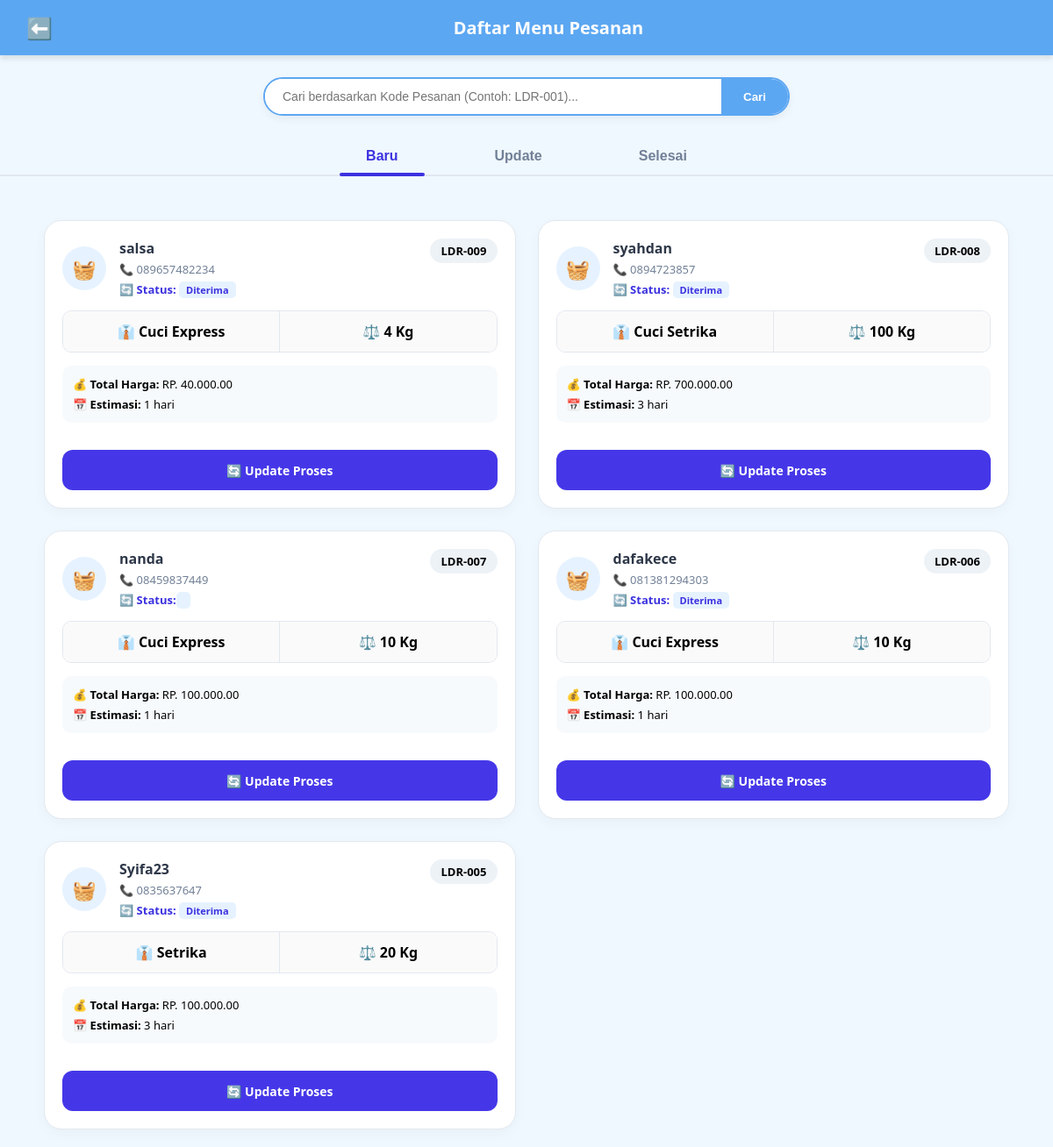
Screenshot of /index.php?page=pesanan (signed in) with the database file from the repository.
### tables this page shows
CREATE TABLE `pesanan` (
  `id` int(11) NOT NULL,
  `kode_pesanan` varchar(20) NOT NULL,
  `nama_pelanggan` varchar(100) NOT NULL,
  `no_hp` varchar(20) NOT NULL,
  `layanan` varchar(50) NOT NULL,
  `berat` float NOT NULL,
  `total_harga` int(11) NOT NULL,
  `estimasi_selesai` varchar(30) NOT NULL,
  `status_pembayaran` varchar(20) DEFAULT 'Belum Bayar',
  `status_laundry` enum('Diterima','Dicuci','Dikeringkan','Disetrika','Packing','Bisa Diambil') DEFAULT 'Diterima',
  `tanggal_masuk` timestamp NOT NULL DEFAULT current_timestamp(),
  `dibayar_pada` datetime DEFAULT NULL
);

### app/controllers/pesanancontroller.php (called while the page is built, shortened)
<?php
require_once __DIR__ . '/../models/PesananModel.php';
class PesananController {
    private $pesananModel;
    public function __construct($db_koneksi) {
        $this->pesananModel = new PesananModel($db_koneksi);
    }
    public function index() {
        $search = isset($_GET['search']) ? trim($_GET['search']) : '';
        $all_pesanan = $this->pesananModel->ambilSemua($search);
        include '../app/views/pesanan.php';
    }
}

### app/models/PesananModel.php (called while the page is built, shortened)
<?php
class PesananModel
{
    private $db;
    public function __construct($db_koneksi)
    {
        $this->db = $db_koneksi;
    }
    public function ambilSemua($search = '')
    {
        if (!empty($search)) {
            $query = "SELECT * FROM pesanan WHERE kode_pesanan LIKE :search ORDER BY id DESC";
            $stmt = $this->db->prepare($query);
            $stmt->execute(['search' => "%" . $search . "%"]);
        } else {
            $query = "SELECT * FROM pesanan ORDER BY id DESC";
            $stmt = $this->db->query($query);
        }
        return $stmt->fetchAll(PDO::FETCH_ASSOC);
    }
}

### app/views/pesanan.php (the view, shortened to what this page needs)
<!DOCTYPE html>
<html lang="id">
<head>
    <link rel="stylesheet" href="../public/css/pesanan.css">
</head>
<body>
    <div class="pesanan-header">
        <a href="index.php?page=home">⬅️</a>
        <h2>Daftar Menu Pesanan</h2>
    </div>
    <div class="search-container">
        <form action="index.php" method="GET" class="search-box">
            <input type="text" name="search" placeholder="Cari berdasarkan Kode Pesanan (Contoh: LDR-001)..." value="<?php echo isset($_GET['search']) ? htmlspecialchars($_GET['search']) : ''; ?>" autocomplete="off">
            <button type="submit">Cari</button>
        </form>
    </div>
    <div class="tab-navigation">
        <button class="tab-btn active" onclick="switchTab('Baru')">Baru</button>
        <button class="tab-btn" onclick="switchTab('Update')">Update</button>
        <button class="tab-btn" onclick="switchTab('Selesai')">Selesai</button>
    </div>
    <div class="cards-grid">
        <?php if (empty($all_pesanan)): ?>
            <div style="grid-column: 1/-1; text-align: center; color: #718096; margin-top: 20px; font-weight: bold;">Data pesanan tidak ditemukan atau masih kosong.</div>
        <?php else: ?>
            <?php foreach ($all_pesanan as $pesanan):
                if ($pesanan['status_laundry'] === 'Diterima') {
                    $tab_class = 'Baru';
                } elseif (in_array($pesanan['status_laundry'], ['Dicuci', 'Dikeringkan', 'Disetrika', 'Packing'])) {
                    $tab_class = 'Update';
                } elseif ($pesanan['status_laundry'] === 'Bisa Diambil' || $pesanan['status_laundry'] === 'Selesai') {
                    $tab_class = 'Selesai';
                }
            ?>
                <div class="pesanan-card" data-status="<?php echo $tab_class; ?>">
                    <div class="card-header-info">
                        <div class="laundry-icon-title">
                            <div class="icon-box">🧺</div>
                            <div class="meta-user">
                                <h4><?php echo htmlspecialchars($pesanan['nama_pelanggan']); ?></h4>
                                <p>📞 <?php echo htmlspecialchars($pesanan['no_hp']); ?></p>
                                <p class="current-status" style="margin-top: 5px; font-size: 13px; color: #3b31df; font-weight: bold; margin-bottom: 0;">
                                    🔄 Status: <span style="background: #e6f2ff; padding: 2px 8px; border-radius: 5px; font-size: 11px;"><?php echo htmlspecialchars($pesanan['status_laundry'] ?? 'Diterima'); ?></span>
                                </p>
                            </div>
                        </div>
                        <div class="kode-tag"><?php echo htmlspecialchars($pesanan['kode_pesanan']); ?></div>
                    </div>
                    <div class="card-detail-row">
                        <div class="detail-item">👔 <strong><?php echo htmlspecialchars($pesanan['layanan']); ?></strong></div>
                        <div class="detail-item">⚖️ <strong><?php echo htmlspecialchars($pesanan['berat']); ?> Kg</strong></div>
                    </div>
                    <div class="card-time-info">
                        <div>💰 <strong>Total Harga:</strong> RP. <?php echo number_format($pesanan['total_harga'], 0, ',', '.'); ?>.00</div>
                        <div>📅 <strong>Estimasi:</strong> <?php echo htmlspecialchars($pesanan['estimasi_selesai']); ?></div>
                    </div>
                    <div class="card-footer">
                    <?php if($tab_class === 'Selesai'): ?>
                    <a href="index.php?page=struk_pengambilan&id=<?php echo $pesanan['id']; ?>" class="btn btn-print">
                    🖨️ Cetak Struk
                    </a>
                    <a href="index.php?page=update_proses&id=<?php echo $pesanan['id']; ?>" class="btn btn-edit">
                    ✏️ Ubah Status
                    </a>
                    <?php else: ?>
                    <a href="index.php?page=update_proses&id=<?php echo $pesanan['id']; ?>" class="btn btn-update">
                    🔄 Update Proses
                    </a>
                    <?php endif; ?>
                    </div>
                </div> <?php endforeach; ?>
        <?php endif; ?>
    </div>
</body>
</html>

### public/css/pesanan.css (style rules this page uses)
body { background-color: #f0f8ff; font-family: 'Segoe UI', Tahoma, Geneva, Verdana, sans-serif; margin: 0; padding: 0; }
.pesanan-header { background-color: #5ca7f2; color: white; padding: 15px 30px; display: flex; align-items: center; gap: 20px; box-shadow: 0 4px 6px rgba(0,0,0,0.1); }
.pesanan-header a { color: white; text-decoration: none; font-size: 24px; font-weight: bold; }
.pesanan-header h2 { margin: 0; font-size: 20px; flex: 1; text-align: center; }
.search-container { max-width: 600px; margin: 25px auto; padding: 0 20px; }
.search-box { display: flex; background: white; border: 2px solid #5ca7f2; border-radius: 25px; overflow: hidden; box-shadow: 0 4px 10px rgba(0,0,0,0.05); }
.search-box input { flex: 1; border: none; padding: 12px 20px; outline: none; font-size: 14px; }
.search-box button { background: #5ca7f2; color: white; border: none; padding: 0 25px; font-weight: bold; cursor: pointer; }
.tab-navigation { display: flex; justify-content: center; gap: 50px; margin-bottom: 30px; border-bottom: 2px solid #e2e8f0; }
.tab-btn { background: none; border: none; padding: 12px 30px; font-size: 16px; font-weight: bold; color: #718096; cursor: pointer; position: relative; transition: .3s; }
.tab-btn.active { color: #3b31df; }
.tab-btn.active::after { content: ''; position: absolute; bottom: -2px; left: 0; width: 100%; height: 4px; background: #3b31df; border-radius: 2px; }
.cards-grid { max-width: 1100px; margin: auto; display: grid; grid-template-columns: repeat(auto-fill,minmax(480px,1fr)); gap: 25px; padding: 20px; }
.pesanan-card { background: white; border-radius: 20px; border: 1px solid #e2e8f0; padding: 20px; box-shadow: 0 5px 15px rgba(0,0,0,.03); display: flex; flex-direction: column; gap: 15px; transition: .25s; }
.card-header-info { display: flex; justify-content: space-between; align-items: flex-start; }
.laundry-icon-title { display: flex; gap: 15px; align-items: center; }
.icon-box { background: #e6f2ff; width: 50px; height: 50px; border-radius: 100%; display: flex; justify-content: center; align-items: center; font-size: 22px; }
.meta-user h4 { margin: 0 0 4px; color: #2d3748; }
.meta-user p { margin: 0; color: #718096; font-size: 13px; }
.kode-tag { background: #edf2f7; padding: 5px 12px; border-radius: 20px; font-weight: bold; font-size: 13px; }
.card-detail-row { display: flex; border: 1px solid #e2e8f0; border-radius: 10px; overflow: hidden; }
.detail-item { flex: 1; text-align: center; padding: 12px; background: #fafafa; }
.detail-item:first-child { border-right: 1px solid #e2e8f0; }
.card-time-info { background: #f7fafc; padding: 12px; border-radius: 10px; display: flex; flex-direction: column; gap: 5px; font-size: 13px; }
.card-footer { display:flex; gap:12px; margin-top:18px; }
.card-footer .btn { flex:1; display:flex; justify-content:center; align-items:center; height:48px; border-radius:12px; font-size:15px; font-weight:700; text-decoration:none; transition:.25s ease; }
.btn-update { background:#4537e8; color:#fff; }
.card-footer { display:flex; gap:12px; margin-top:16px; }
.card-footer .btn { flex:1; display:flex; justify-content:center; align-items:center; height:46px; border-radius:12px; text-decoration:none; font-weight:700; font-size:14px; transition:.25s; box-sizing:border-box; }

### rows the page displays
pesanan: nama_pelanggan "salsa", no_hp "089657482234", status_laundry "Diterima", kode_pesanan "LDR-009", layanan "Cuci Express", berat "4", total_harga "40.000", estimasi_selesai "1 hari"
pesanan: nama_pelanggan "syahdan", no_hp "0894723857", status_laundry "Diterima", kode_pesanan "LDR-008", layanan "Cuci Setrika", berat "100", total_harga "700.000", estimasi_selesai "3 hari"
pesanan: nama_pelanggan "nanda", no_hp "08459837449", kode_pesanan "LDR-007", layanan "Cuci Express", berat "10", total_harga "100.000", estimasi_selesai "1 hari"
pesanan: nama_pelanggan "dafakece", no_hp "081381294303", status_laundry "Diterima", kode_pesanan "LDR-006", layanan "Cuci Express", berat "10", total_harga "100.000", estimasi_selesai "1 hari"
pesanan: nama_pelanggan "Syifa23", no_hp "0835637647", status_laundry "Diterima", kode_pesanan "LDR-005", layanan "Setrika", berat "20", total_harga "100.000", estimasi_selesai "3 hari"
